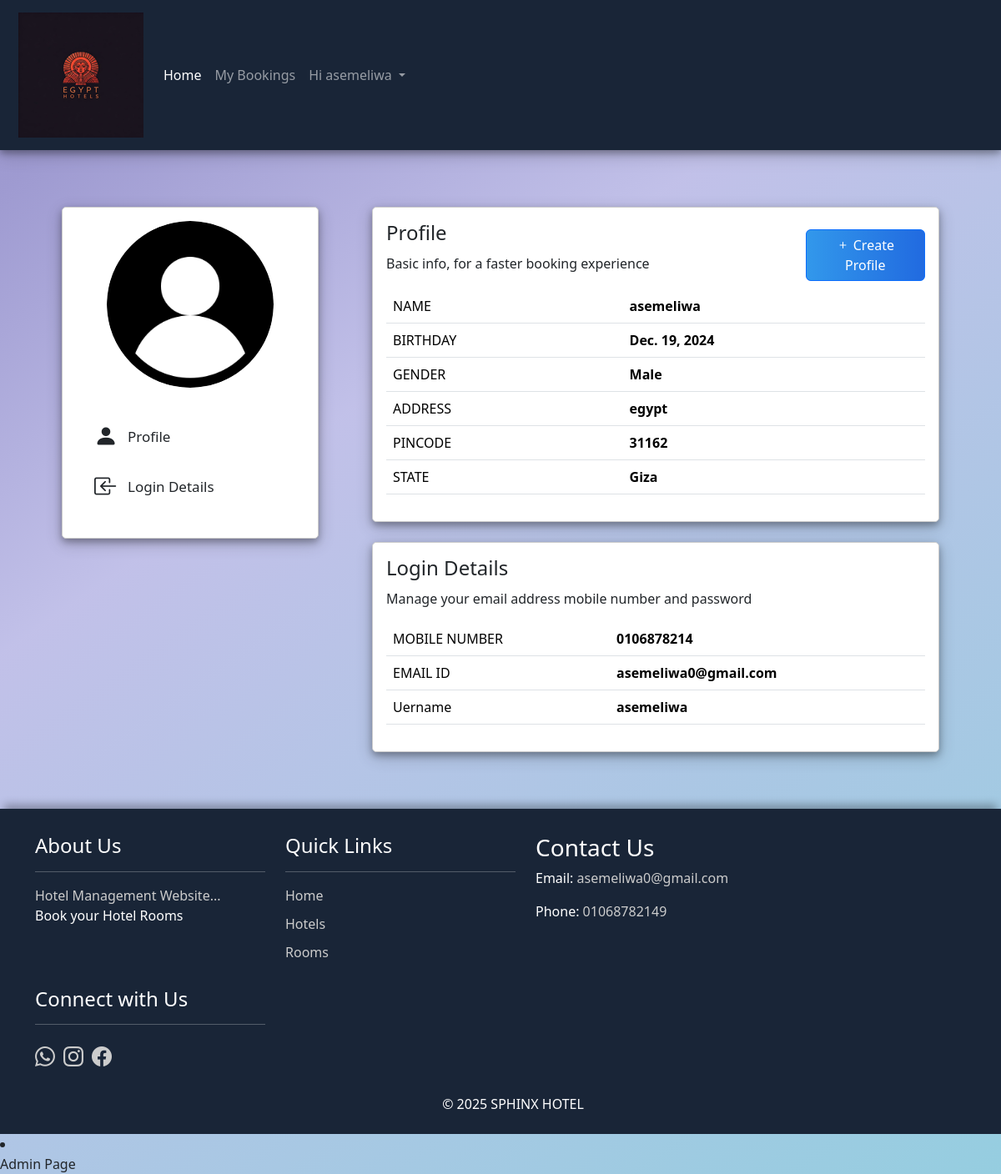
Screenshot of /profile/10/ with the database file from the repository.
### hmsApp/models.py (models this page shows, shortened)
class Profile(models.Model):
    user = models.ForeignKey(User, on_delete=models.CASCADE, default=1)
    name = models.CharField(max_length=30, blank=True, null=True)
    gender = models.CharField(max_length=30, blank=True, null=True)
    address = models.TextField(max_length=200, blank=True)
    profilePic = models.ImageField(upload_to='profile_pics/', default='profile_pics/default.jpg', null=True, blank=True)
    pincode = models.CharField(max_length=30, blank=True, null=True)
    state = models.CharField(max_length=30, blank=True, null=True)
    dob = models.DateField(default='2000-01-01', null=True, blank=True)
    phoneNo = models.CharField(max_length=10, blank=True, null=True)

### hmsApp/views.py (the view)
# urls.py: path("profile/<int:user_id>/", views.profile, name="profile"),
def profile(req, user_id):
    profile_object = get_object_or_404(User, pk=user_id)
    profile = Profile.objects.get(user=profile_object)
    user = profile.user
    current_user = req.user
    is_current_user = current_user == user
    context = {
        "user": user,
        "profile_object": profile_object,
        "profile": profile,
        "is_current_user": is_current_user,
    }
    return render(req, "profile.html", context)

### templates/profile.html (shortened to what this page needs)
{% extends 'base.html' %}
{% load static %}
{% block body %}
<div class="container mt-5 mb-5">
    <div class="row">
        <div class="col-md-4 leftbar">
            <div class="card">
                <div class="card-body">
                    <div class="mb-3">
                        <div class="d-flex justify-content-center mb-4 avatar">
                            {% if not is_current_user %}
                            <img src="{% static 'images/user1 (1).png' %}" class="rounded-circle"
                                style="width: 200px; height: 200px; object-fit: cover;" alt="">
                            {% else %}
                            <img src="{{profile.profilePic.url}}" alt="" class="rounded-circle"
                                style="width: 200px; height: 200px; object-fit: cover;">
                            {% endif %}
                        </div>
                    </div>
                    <nav class="sidebar">
                        <a href="#personal-details" class="active">
                            <span>
                                <i class="bi bi-person-fill"></i>
                                <span>Profile </span>
                            </span>
                        </a>
                        <a href="#login-details">
                            <span>
                                <i class="bi bi-box-arrow-in-left"></i>
                                <span>Login Details</span>
                            </span>
                        </a>
                    </nav>
                </div>
            </div>
        </div>
        <div class="col-md-8">
            <div class="card mb-4" id="personal-details">
                <div class="card-body">
                    <div class="row">
                        <div class="col-md-9">
                            <h3 class="card-title">Profile</h3>
                            <p>Basic info, for a faster booking experience</p>
                        </div>
                        <div class="col-md-3">
                            {% if is_current_user %}
                            <a href="" data-bs-toggle="modal" data-bs-target="#editprofile"
                                class="btn btn-primary editprofile"><i class="bi bi-pencil"></i> Edit Profile</a>
                            {% else %}
                            <a href="" data-bs-toggle="modal" data-bs-target="#profile"
                                class="btn btn-primary createprofile"><i class="bi bi-plus"></i> Create Profile</a>
                            {% endif %}
                        </div>
                    </div>
                    <table cellspacing="10px" cellpadding="10px" class="table ">
                        <tr>
                            <td>NAME</td>
                            <th>
                                {{ profile.name }}
                            </th>
                        </tr>
                        <tr>
                            <td>BIRTHDAY</td>
                            <th>
                                {{ profile.dob }}
                            </th>
                        </tr>
                        <tr>
                            <td>GENDER</td>
                            <th>
                                {{ profile.gender }}
                            </th>
                        </tr>
                        <tr>
                            <td>ADDRESS</td>
                            <th>
                                {{ profile.address }}
                            </th>
                        </tr>
                        <tr>
                            <td>PINCODE</td>
                            <th>
                                {{ profile.pincode }}
                            </th>
                        </tr>
                        <tr>
                            <td>STATE</td>
                            <th>
                                {{ profile.state }}
                            </th>
                        </tr>
                    </table>
                </div>
            </div>
            <div id="login-details" class="card">
                <div class="card-body">
                    <h3 class="card-title">Login Details</h3>
                    <p>Manage your email address mobile number and password</p>
                    <table cellspacing="10px" cellpadding="10px" class="table">
                        <tr>
                            <td>MOBILE NUMBER</td>
                            <th>
                                {{ profile.phoneNo }}
                            </th>
                        </tr>
                        <tr>
                            <td>EMAIL ID</td>
                            <th>{{user.email}}</th>
                        </tr>
                        <tr>
                            <td>Uername</td>
                            <th>{{user.username}}</th>
                        </tr>
                    </table>
                </div>
            </div>
        </div>
    </div>
</div>
{% endblock %}

### templates/base.html (shortened to what this page needs)
{% load static %}
<!DOCTYPE html>
<html lang="en">
<head>
    <link rel="stylesheet" href="{% static 'css/bootstrap.min.css'%}">
    <link rel="stylesheet" href="https://cdn.jsdelivr.net/npm/bootstrap-icons@1.11.2/font/bootstrap-icons.min.css">
</head>
<body>
    <div class="container-fluid">
        <div class="row">
            <nav class="navbar navbar-expand-lg navbar-dark" style="background-color: #192537;">
                <div class="container-fluid">
                    <a class="navbar-brand" href="/"><img src="{% static 'images/logo2.png' %}" width="150px"></a>
                    <div class="collapse navbar-collapse" id="navbarSupportedContent">
                        <ul class="navbar-nav me-auto mb-2 mb-lg-0">
                            <li class="nav-item">
                                <a class="nav-link active" aria-current="page" href="/">Home</a>
                            </li>
                            <li class="nav-item">
                                <a class="nav-link" aria-current="page" href="/myBooking">My Bookings</a>
                            </li>
                            {% if user.is_authenticated %}
                            <li class="nav-item dropdown">
                                <a class="nav-link dropdown-toggle" data-bs-toggle="dropdown" href="#"
                                    id="navbarDropdown" role="button" aria-expanded="false">Hi {{user.username}}
                                </a>
                            </li>
                            {% endif %}
                        </ul>
                    </div>
                </div>
            </nav>
        </div>
    </div>
    <div class="container">
        {% block body %}
        {% endblock %}
    </div>
    <div class="container-fluid">
        <div class="row footer">
            <div class="col-md-3 footer-section">
                <h4>About Us</h4>
                <hr>
                <a href="http://127.0.0.1:8000/admin">Hotel Management Website...</a>
                <p>Book your Hotel Rooms</p>
            </div>
            <div class="col-md-3 footer-section">
                <h4>Quick Links</h4>
                <hr>
                <ul>
                    <li><a href="#">Home</a></li>
                    <li><a href="#">Hotels</a></li>
                    <li><a href="#">Rooms</a></li>
                </ul>
            </div>
            <div class="col-md-3 footer-section">
                <div class="contact">
                    <h3>Contact Us</h3>
                    <p>Email: <a href="mailto:asemeliwa0@gmail.com">asemeliwa0@gmail.com</a></p>
                    <p>Phone: <a href="tel:+201068782149">01068782149</a></p>
                </div>
            </div>
            <div class="col-md-3 footer-section">
                <h4>Connect with Us</h4>
                <hr>
                <div class="social-icons">
                    <h2><a href="https://web.whatsapp.com/"><i class="bi bi-whatsapp"></i></a></h2>
                    <h2><a href="https://www.instagram.com/"><i class="bi bi-instagram"></i></a></h2>
                    <h2><a href="https://web.facebook.com/"><i class="bi bi-facebook"></i></a></h2>
                </div>
            </div>
            <div class="col-md-12 mb-2">
                <p style="text-align: center;">&copy; 2025 SPHINX HOTEL </p>
            </div>
        </div>
    </div>
</body>
</html>
<li class="nav-item">
    <a class="nav-link" href="/admin/">Admin Page</a>
</li>

### templates/base.html (style rules this page uses)
body { background: linear-gradient(145deg, rgba(134, 129, 197, 0.8) 10%, rgba(178, 177, 227, 0.8) 35%, rgba(123, 193, 216, 0.8)100%); }
.container-fluid { padding: 0px 12px; }
.card, .search-container { box-shadow: 0 4px 8px 0 rgba(0, 0, 0, 0.3), 0 6px 20px 0 rgba(0, 0, 0, 0.19); }
.footer { background-color: #192537; color: #fff; padding: 30px 00px 0px 30px; box-shadow: 0 -10px 10px -5px rgba(0, 0, 0, 0.3); }
.footer a { text-decoration: none; color: #fff; }
.navbar { padding: 10px; box-shadow: 0 4px 8px 0 rgba(0, 0, 0, 0.3), 0 6px 20px 0 rgba(0, 0, 0, 0.19); }
.footer-section { flex: 1 0 100%; max-width: 300px; margin-bottom: 20px; }
.footer-section ul { list-style: none; padding: 0; margin: 0; }
.footer-section li { margin-bottom: 10px; }
.footer-section a { color: #ccc; text-decoration: none; }
.social-icons { display: flex; gap: 10px; }
.social-icons a { color: #ccc; text-decoration: none; font-size: 24px; }
.card { display: flex; margin: 20px; border: 1px solid #ccc; border-radius: 5px; overflow: hidden; }
.card-title { font-size: 1.5rem; margin-bottom: 10px; }
.avatar { position: relative; }
.sidebar { display: flex; flex-direction: column; align-items: flex-start; width: 250px; height: 100%; padding: 10px 10px 10px 10px; transition: 0.3s; }
.sidebar a { height: 60px; background: transparent; border: 0; padding: 0; font-family: inherit; color: inherit; cursor: pointer; }
.sidebar a>span { display: flex; align-items: center; gap: 12px; height: 48px; padding: 0 12px; border-radius: 5px; line-height: 1; width: 250px; }
.sidebar a>span>span { transition: 0.3s; }
a { text-decoration: none; }
.sidebar a i { position: relative; font-size: 28px; transition: 0.2s; }
.sidebar a span { font-size: 17px; }
.createprofile { background-image: linear-gradient(to right, rgb(50, 152, 235), rgb(33, 106, 224)); margin: 10px 0px; }

### rows the page displays
Profile: name "asemeliwa", dob "Dec. 19, 2024", gender "Male", address "egypt", pincode "31162", state "Giza", phoneNo "0106878214"

### other values shown
{{ user.username }} "asemeliwa"
{{ user.email }} "asemeliwa0@gmail.com"
